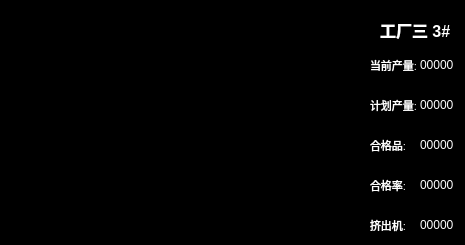
     <widget class="QFrame" name="frame_curve11">
      <property name="geometry">
       <rect>
        <x>965</x>
        <y>515</y>
        <width>465</width>
        <height>245</height>
       </rect>
      </property>
      <property name="styleSheet">
       <string notr="true">background-color: rgb(0, 0, 0);</string>
      </property>
      <property name="frameShape">
       <enum>QFrame::StyledPanel</enum>
      </property>
      <property name="frameShadow">
       <enum>QFrame::Raised</enum>
      </property>
      <widget class="QWidget" name="curve11_data" native="true">
       <property name="geometry">
        <rect>
         <x>370</x>
         <y>50</y>
         <width>95</width>
         <height>30</height>
        </rect>
       </property>
       <widget class="QLabel" name="curve11_data1_title">
        <property name="geometry">
         <rect>
          <x>0</x>
          <y>0</y>
          <width>50</width>
          <height>30</height>
         </rect>
        </property>
        <property name="font">
         <font>
          <pointsize>8</pointsize>
          <weight>50</weight>
          <bold>false</bold>
         </font>
        </property>
        <property name="layoutDirection">
         <enum>Qt::LeftToRight</enum>
        </property>
        <property name="autoFillBackground">
         <bool>false</bool>
        </property>
        <property name="styleSheet">
         <string notr="true">color: rgb(255, 255, 255);</string>
        </property>
        <property name="text">
         <string>当前产量:</string>
        </property>
       </widget>
       <widget class="QLabel" name="curve11_data1_data">
        <property name="geometry">
         <rect>
          <x>50</x>
          <y>0</y>
          <width>45</width>
          <height>30</height>
         </rect>
        </property>
        <property name="styleSheet">
         <string notr="true">color: rgb(255, 255, 255);</string>
        </property>
        <property name="text">
         <string>00000</string>
        </property>
       </widget>
      </widget>
      <widget class="QWidget" name="curve11_data2" native="true">
       <property name="geometry">
        <rect>
         <x>370</x>
         <y>90</y>
         <width>95</width>
         <height>30</height>
        </rect>
       </property>
       <widget class="QLabel" name="curve11_data2_title">
        <property name="geometry">
         <rect>
          <x>0</x>
          <y>0</y>
          <width>50</width>
          <height>30</height>
         </rect>
        </property>
        <property name="font">
         <font>
          <pointsize>8</pointsize>
          <weight>50</weight>
          <bold>false</bold>
         </font>
        </property>
        <property name="layoutDirection">
         <enum>Qt::LeftToRight</enum>
        </property>
        <property name="autoFillBackground">
         <bool>false</bool>
        </property>
        <property name="styleSheet">
         <string notr="true">color: rgb(255, 255, 255);</string>
        </property>
        <property name="text">
         <string>计划产量:</string>
        </property>
       </widget>
       <widget class="QLabel" name="curve11_data2_data">
        <property name="geometry">
         <rect>
          <x>50</x>
          <y>0</y>
          <width>45</width>
          <height>30</height>
         </rect>
        </property>
        <property name="styleSheet">
         <string notr="true">color: rgb(255, 255, 255);</string>
        </property>
        <property name="text">
         <string>00000</string>
        </property>
       </widget>
      </widget>
      <widget class="QWidget" name="curve11_data3" native="true">
       <property name="geometry">
        <rect>
         <x>370</x>
         <y>130</y>
         <width>95</width>
         <height>30</height>
        </rect>
       </property>
       <widget class="QLabel" name="curve11_data3_title">
        <property name="geometry">
         <rect>
          <x>0</x>
          <y>0</y>
          <width>50</width>
          <height>30</height>
         </rect>
        </property>
        <property name="font">
         <font>
          <pointsize>8</pointsize>
          <weight>50</weight>
          <bold>false</bold>
         </font>
        </property>
        <property name="layoutDirection">
         <enum>Qt::LeftToRight</enum>
        </property>
        <property name="autoFillBackground">
         <bool>false</bool>
        </property>
        <property name="styleSheet">
         <string notr="true">color: rgb(255, 255, 255);</string>
        </property>
        <property name="text">
         <string>合格品:</string>
        </property>
       </widget>
       <widget class="QLabel" name="curve11_data3_data">
        <property name="geometry">
         <rect>
          <x>50</x>
          <y>0</y>
          <width>45</width>
          <height>30</height>
         </rect>
        </property>
        <property name="styleSheet">
         <string notr="true">color: rgb(255, 255, 255);</string>
        </property>
        <property name="text">
         <string>00000</string>
        </property>
       </widget>
      </widget>
      <widget class="QWidget" name="curve11_data4" native="true">
       <property name="geometry">
        <rect>
         <x>370</x>
         <y>170</y>
         <width>95</width>
         <height>30</height>
        </rect>
       </property>
       <widget class="QLabel" name="curve11_data4_title">
        <property name="geometry">
         <rect>
          <x>0</x>
          <y>0</y>
          <width>50</width>
          <height>30</height>
         </rect>
        </property>
        <property name="font">
         <font>
          <pointsize>8</pointsize>
          <weight>50</weight>
          <bold>false</bold>
         </font>
        </property>
        <property name="layoutDirection">
         <enum>Qt::LeftToRight</enum>
        </property>
        <property name="autoFillBackground">
         <bool>false</bool>
        </property>
        <property name="styleSheet">
         <string notr="true">color: rgb(255, 255, 255);</string>
        </property>
        <property name="text">
         <string>合格率:</string>
        </property>
       </widget>
       <widget class="QLabel" name="curve11_data4_data">
        <property name="geometry">
         <rect>
          <x>50</x>
          <y>0</y>
          <width>45</width>
          <height>30</height>
         </rect>
        </property>
        <property name="styleSheet">
         <string notr="true">color: rgb(255, 255, 255);</string>
        </property>
        <property name="text">
         <string>00000</string>
        </property>
       </widget>
      </widget>
      <widget class="QWidget" name="curve11_data5" native="true">
       <property name="geometry">
        <rect>
         <x>370</x>
         <y>210</y>
         <width>95</width>
         <height>30</height>
        </rect>
       </property>
       <widget class="QLabel" name="curve11_data5_title">
        <property name="geometry">
         <rect>
          <x>0</x>
          <y>0</y>
          <width>50</width>
          <height>30</height>
         </rect>
        </property>
        <property name="font">
         <font>
          <pointsize>8</pointsize>
          <weight>50</weight>
          <bold>false</bold>
         </font>
        </property>
        <property name="layoutDirection">
         <enum>Qt::LeftToRight</enum>
        </property>
        <property name="autoFillBackground">
         <bool>false</bool>
        </property>
        <property name="styleSheet">
         <string notr="true">color: rgb(255, 255, 255);</string>
        </property>
        <property name="text">
         <string>挤出机:</string>
        </property>
       </widget>
       <widget class="QLabel" name="curve11_data5_data">
        <property name="geometry">
         <rect>
          <x>50</x>
          <y>0</y>
          <width>45</width>
          <height>30</height>
         </rect>
        </property>
        <property name="styleSheet">
         <string notr="true">color: rgb(255, 255, 255);</string>
        </property>
        <property name="text">
         <string>00000</string>
        </property>
       </widget>
      </widget>
      <widget class="QLabel" name="curve11_title">
       <property name="geometry">
        <rect>
         <x>380</x>
         <y>10</y>
         <width>80</width>
         <height>40</height>
        </rect>
       </property>
       <property name="font">
        <font>
         <pointsize>12</pointsize>
         <weight>75</weight>
         <bold>true</bold>
        </font>
       </property>
       <property name="layoutDirection">
        <enum>Qt::LeftToRight</enum>
       </property>
       <property name="autoFillBackground">
        <bool>false</bool>
       </property>
       <property name="styleSheet">
        <string notr="true">color: rgb(255, 255, 255);</string>
       </property>
       <property name="text">
        <string>工厂三 3#</string>
       </property>
      </widget>
      <widget class="QWidget" name="curve11" native="true">
       <property name="geometry">
        <rect>
         <x>0</x>
         <y>0</y>
         <width>370</width>
         <height>245</height>
        </rect>
       </property>
      </widget>
     </widget>
